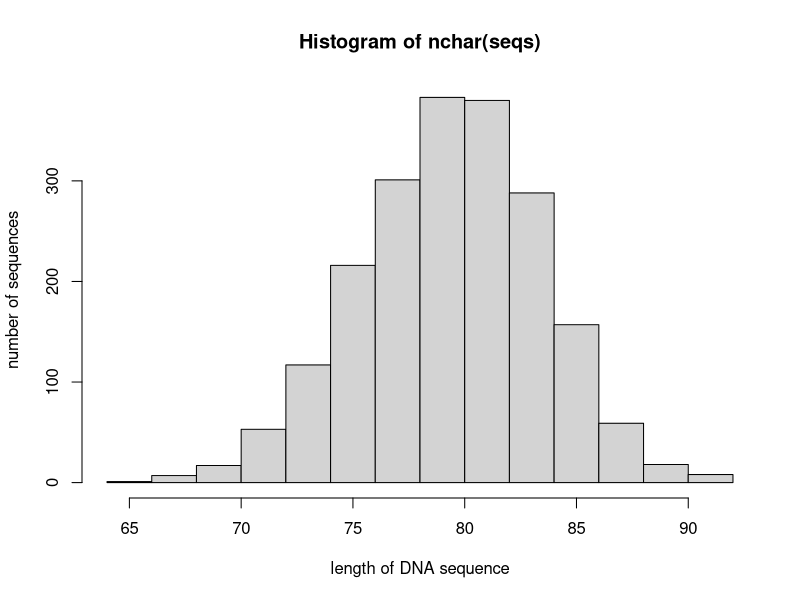
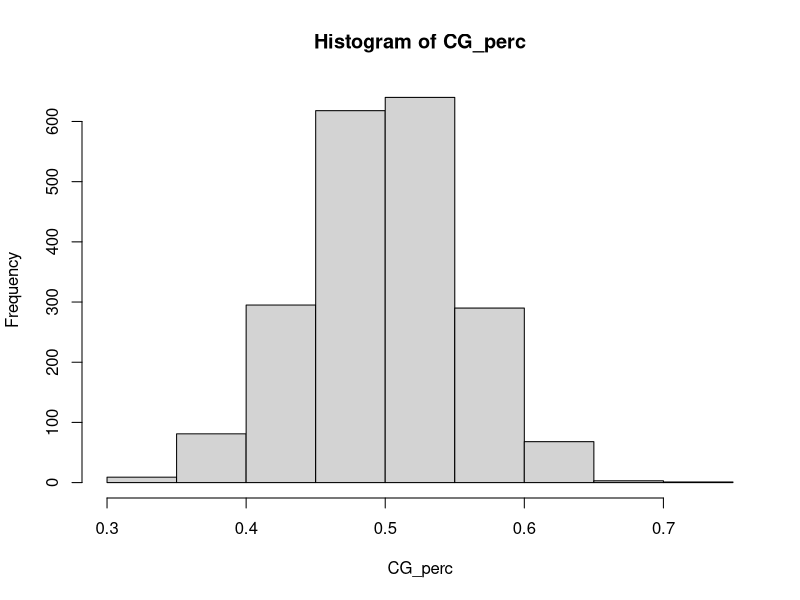

Source code (R) for these figures, in order:
## ---- chunk 1
knitr::opts_chunk$set(echo = TRUE, error =T)
## ---- chunk 2
#install.packages("tidytext")
## ---- chunk 3
library(stringr)
library(stringi)
## ---- chunk 4
print("this is \"me\"")
## ---- chunk 5
writeLines("this is \"me\"")
## ---- chunk 6
fly_seq <- c(A = "ACTGGCCA", B = "ACTGGCCT", C = "ACTGTCCA" )

print(fly_seq)
## ---- chunk 7
writeLines(fly_seq, sep = " ")
## ---- chunk 8
cat(fly_seq, sep ="\n")
cat(fly_seq)
## ---- chunk 9
writeLines(fly_seq, sep ="\n")
## ---- chunk 10
variable_names <- paste("variable", 1:5, sep="_")
print(variable_names)
length(variable_names)
## ---- chunk 11
paste("x", 1:5, sep="", collapse = " + ")
## ---- chunk 12
# generating how many sequences
seq_gen <- function() {
   x <- sample(c("A", "C", "T", "G"), 
           size = rbinom(1, 100, 0.8),
           replace = TRUE)
   paste0(x, collapse="")    
}

number_sequences <- rpois(1, 2000) # generating how many sequences in our sample

seqs <- replicate(number_sequences, seq_gen())
## ---- chunk 13
length(seqs)
nchar(seqs)
str_length(seqs)
stri_length(seqs)
## ---- chunk 14
hist(nchar(seqs),
     xlab = "length of DNA sequence",
     ylab = "number of sequences")
## ---- chunk 15
C_count <- str_count(string = seqs, pattern = "C")
G_count <- str_count(string = seqs, pattern = "G")

CG_perc <- (C_count + G_count)/nchar(seqs)

CG_perc
## ---- chunk 16
hist(CG_perc)
## ---- chunk 17
BaseFrequencies <- function(x) {
    
    # if it is a single string still
    if (length(x) == 1 & mode(x) == "character") {
    	x <- strsplit(x, split = "", fixed = T) 
        x <- as.character(unlist(x))
    }     
    
    if (mode(x) == "list") {
    	tab <- table(x)/lengths(x)}
    
    else {
    	tab <- table(x)/length(x)
    }	
   return(tab)
}
## ---- chunk 18
basefreq <- t(sapply(seqs, BaseFrequencies, USE.NAMES = F))

head(basefreq)

CG_perc2 <- rowSums(basefreq[,2:3])
## ---- chunk 19
file_labels <- c("ID_GeneKnockdown2018_ds-RNAi_M_1_1", 
                 "ID_GeneKnockdown2018_ds-RNAi_F_1_1",
                 "ID_GeneKnockdown2018_control_M_1_1",
                 "ID_GeneKnockdown2018_control_F_1_1")

str_split(file_labels, pattern = "_")
